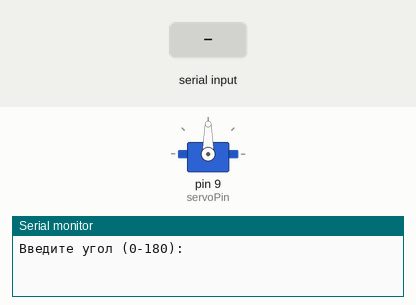
Bench run of a sketch on a simulated Arduino Uno, built with avr-gcc and run on an emulated ATmega328P. On the bench: servo, the last lines printed to the serial monitor. The inputs (shaded band) are chosen by the test bench.

Above: at 1.2 s.
1.3 s: "90,45\n" received over Serial
At 3.5 s:
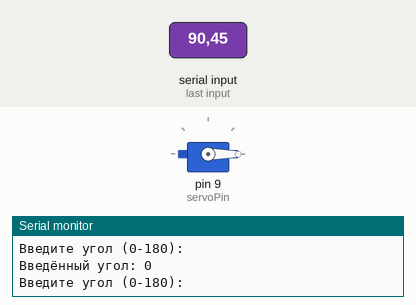
3.8 s: "30,150\n" received over Serial
5.3 s: "90\n" received over Serial
At 6.0 s:
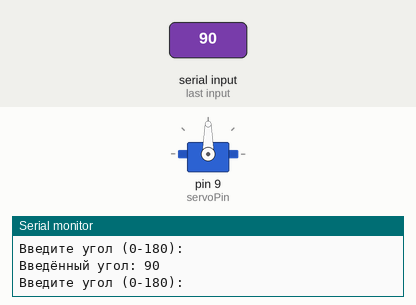
Timing chart, 0 to 8.3 s (numbered marks = the images above; inputs shaded):
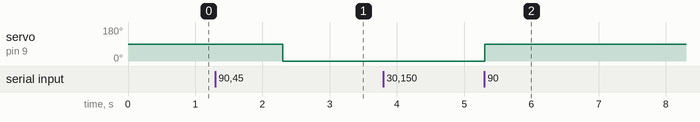

The sketch:

main2.ino
```cpp
#include <Servo.h>

const int servoPin = 9;

Servo servo;

void setup() {
  servo.attach(servoPin);
  Serial.begin(9600);
  Serial.println("Введите угол (0-180):");
}

void loop() {
  if (Serial.available() > 0) {
    int angle = Serial.parseInt();
    if (angle >= 0 && angle <= 180) {
      servo.write(angle);
      Serial.print("Введённый угол: ");
      Serial.println(angle);
      Serial.println("Введите угол (0-180):");
    } else {
      Serial.println("Неправильный угол, введите заново (0-180):");
    }
    while (Serial.available() > 0) {
      Serial.read();
    }
  }
}
```

Measured:
- after the input at 1.3 s, servo on pin 9 (servoPin): 90° → 0° after 1.0 s
- after the input at 5.3 s, servo on pin 9 (servoPin): 0° → 90° at once
